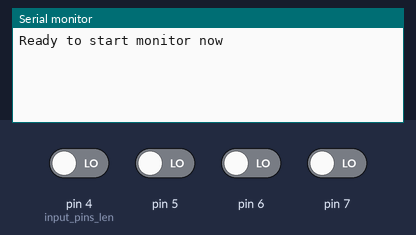
Recording of a sketch running on a simulated Arduino Uno, built with avr-gcc and run on an emulated ATmega328P. On the bench: the last lines printed to the serial monitor. The test bench sets the inputs (shaded band); at power-on: pin 4 (input_pins_len), pin 5–7 LOW.

Above: at 1.2 s.
1.3 s: pin 4 (input_pins_len) driven HIGH
At 1.6 s:
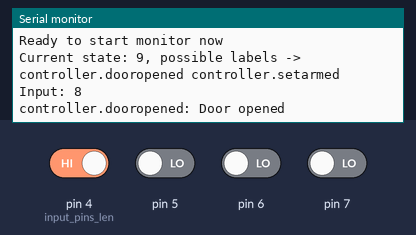
2.8 s: pin 5 driven HIGH
At 4.0 s:
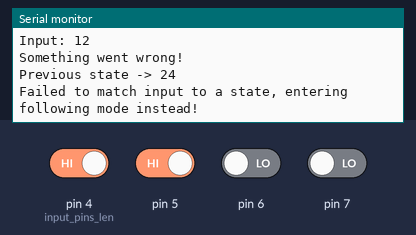
4.3 s: pin 6 driven HIGH
At 4.7 s:
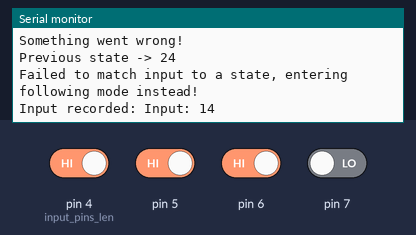
5.8 s: pin 7 driven HIGH
At 7.0 s:
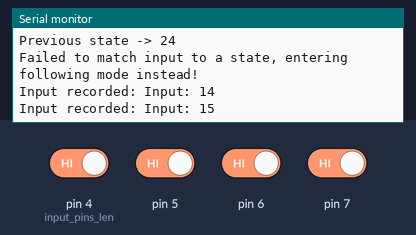
7.3 s: pin 4 (input_pins_len) driven LOW
At 8.2 s:
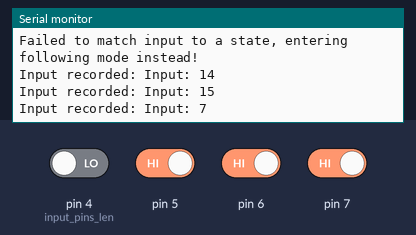
8.8 s: pin 5 driven LOW
At 9.5 s:
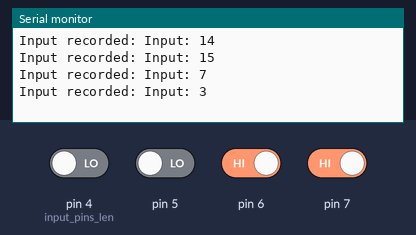
Timing chart, 0 to 11.3 s (numbered marks = the images above; inputs shaded):
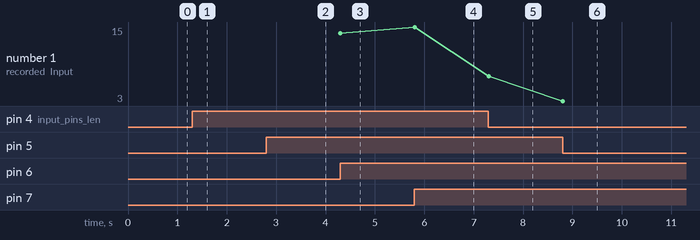

Measured:
- after the input at 1.3 s, the serial monitor: prints a new line at once (image 1)
- after the input at 2.8 s, the serial monitor: prints a new line at once (image 2)
- after the input at 4.3 s, the serial monitor: prints a new line at once (image 3)
- after the input at 5.8 s, the serial monitor: prints a new line at once (image 4)
- after the input at 7.3 s, the serial monitor: prints a new line at once (image 5)
- after the input at 8.8 s, the serial monitor: prints a new line at once (image 6)
- plotted number 1: 14 → 15 after the input at 5.8 s, 15 → 7 after the input at 7.3 s, 7 → 3 after the input at 8.8 s

The sketch:

monitor.ino
```cpp
#include "monitor.hpp"
#define BAUD  115200


/* Not used for now */
boolean timer_on = false;
unsigned long timer = 0;

// If error
boolean follow_mode = false;
boolean tau = false;

int read_inputs = 0;
int prev_inputs = 0;

int current_state = 0;
int next_state = 0;

// State id != index in transition[], keep track of index separately
int possible_states_len, startpos, endpos;

void setup() {
    Serial.begin(BAUD);

    setPins();

    next_state = start_state;

    Serial.println(F("Ready to start monitor now"));
}

void loop() {
    read_inputs = readInputs();

    // If timer is turned on and has run out, do something... later
    if (timer_on && timer < millis()) {
        Serial.println(F("Time ran out"));
    }

    // Do nothing if pin states is same
    if (read_inputs == prev_inputs && !tau) {
        delay(POLL_TIME);
        return;
    }

    // If error then just print out input for logging purposes
    if (next_state == ERROR_STATE) {
        follow();
        delay(POLL_TIME);
        prev_inputs = read_inputs;
        return;
    }

    current_state = next_state;
    possible_states_len = findState(current_state, &startpos, &endpos);

    // If no new state could be found then go to ERROR_STATE
    if (possible_states_len == ERROR_STATE) {
        next_state = ERROR_STATE;
        return;
    }

    printPossibleChoices(current_state, startpos, possible_states_len);

    // Actual comparison here!
    next_state = compare(startpos, possible_states_len);

    prev_inputs = read_inputs;
    delay(POLL_TIME);
}

// Match input with possible transitions in current state
int compare(int start, int len) {
    printInput(read_inputs);

    // For every possible transition in state
    for (size_t i = 0; i < len; i++)
    {
        int state_label = transitions[start + i][Label];
        int transition_to = transitions[start + i][To];
        int inputs_len = expected_inputs[state_label].inputs_len;

        // Compare the states possible inputs
        boolean is_match = false; // If then skip for

        if (inputs_len == 0) {
            tau = true;
            is_match = true;
            Serial.println(F("Encountered a tau transition"));
        } else {
            tau = false;
        }

        for (size_t j = 0; j < inputs_len; j++) {
            if (read_inputs == expected_inputs[state_label].valid_inputs[j]) {
                printState(state_label);
                printStateOutput(state_label);
                is_match = true;
            }
        }

        if (is_match) {
            return transition_to;
        }
    }

    // If can't match to a transition then enter follow mode instead
    tau = false;
    error(startpos);
    return ERROR_STATE;
}

// Follow mode, print input to Serial
void follow() {
    Serial.print("Input recorded: ");
    printInput(read_inputs);
    Serial.println("");
}
```

monitor.hpp
```cpp
#include "tinytwin.hpp"

// // Error output
constexpr int ERROR_STATE = -1;
constexpr int POLL_TIME = 10;


void error(int current_state) {
    int s = transitions[current_state][Label];

    Serial.println(F("Something went wrong!"));
    Serial.print(F("Previous state -> "));
    Serial.println(current_state + '\n');
    Serial.println(F("Failed to match input to a state, entering following mode instead!\n"));
}

void printInput(int input) {
    Serial.print("Input: ");
    Serial.println(input);
}

void printState(int state) {
    Serial.print(labels_string[state] + ": ");
}

void printStateOutput(int state) {
    Serial.println(output_strings[state] + "\n");
}

template <typename T>
Print& operator<<(Print& printer, T value) {
    printer.print(value);
    return printer;
}

void printPossibleChoices(int current, int start, int len) {
    Serial << "Current state:" << " " << current << ", possible labels -> ";

    for (size_t i = 0; i < len; i++) {
        int s = transitions[start + i][Label];
        Serial << labels_string[s] << " ";
    }

    Serial.println("");
}

int findState(int searched, int* startpos, int* endpos) {
    *startpos = searched;

    while (transitions[*startpos][From] != searched && *startpos < total_states) {
        *startpos += 1;
    }

    *endpos = *startpos;

    while (transitions[*endpos + 1][From] == searched && *endpos < total_states) {
        *endpos += 1;
    }

    int len = *endpos - *startpos + 1;
    return len > 0 ? len : ERROR_STATE; // return -1 if error
}
```

states.hpp
```cpp
constexpr int total_transitions = 11;
constexpr int total_states = 15;
constexpr int start_state = 9;

enum t_labels { From, Label, Value, To };

enum transition_labels {
    controller_dooropened,
    controller_setunarmed,
    controller_doorclosed,
    controller_alarmaoff,
    door_lockdoor,
    door_unlockdoor,
    controller_alarma,
    controller_setarmed,
};

String labels_string[8] = {
    "controller.dooropened",
    "controller.setunarmed",
    "controller.doorclosed",
    "controller.alarmaoff",
    "door.lockdoor",
    "door.unlockdoor",
    "controller.alarma",
    "controller.setarmed",
};

int transitions[16][4] = {
    { 0, 0, -1, 5 },
    { 0, 1, -1, 4 },
    { 1, 2, -1, 6 },
    { 1, 3, -1, 8 },
    { 2, 4, -1, 0 },
    { 3, 1, -1, 9 },
    { 4, 5, -1, 9 },
    { 5, 6, -1, 1 },
    { 6, 0, -1, 7 },
    { 6, 3, -1, 3 },
    { 7, 2, -1, 6 },
    { 8, 1, -1, 10 },
    { 9, 0, -1, 10 },
    { 9, 7, -1, 2 },
    { 10, 2, -1, 9 },
};
```

tinytwin.hpp
```cpp
#include "states.hpp"

// Input Arduino Uno
// constexpr int ALARM = 13;
// constexpr int ARMED = 12;
// constexpr int DOOR_LOCK = 11;
// constexpr int DOOR_SENSOR = 9;

// Input Arduino Mega pinout
constexpr int ALARM = PIN7;
constexpr int ARMED = PIN6;
constexpr int DOOR_LOCK = PIN5;
constexpr int DOOR_SENSOR = PIN4;

constexpr int input_pins_len = 4;
constexpr int input_pins[input_pins_len] = { ALARM, ARMED, DOOR_LOCK, DOOR_SENSOR };

struct inputs_t {
    int state;
    int inputs_len;
    int valid_inputs[input_pins_len + 2];
};

struct input_t {
    int temp_main;
    int temp_aux;
    int commands;
    boolean unchanged;
};

inputs_t expected_inputs[8] = {
    { controller_dooropened, 4, { 8, 9, 11, 14 } },
    { controller_setunarmed, 2, { 0, 4 } },
    { controller_doorclosed, 3, { 0, 1, 3 } },
    { controller_alarmaoff, 1, { 2 }},
    { door_lockdoor, 1, { 6 } },
    { door_unlockdoor, 1, { 0 } },
    { controller_alarma, 3, { 1, 3, 11 } },
    { controller_setarmed, 3, { 2, 4, 6 } },
};

String output_strings[8] = {
    "Door opened",
    "Alarm set unarmed",
    "Door closed",
    "ALARMA off",
    "Door locked",
    "Door unlocked",
    "ALARMA!",
    "Alarm set armed",
};

void setPins() {
    for (size_t i = 0; i < input_pins_len; i++) {
        pinMode(input_pins[i], INPUT);
    }
}

int readInputs() {
    int result = 0;
    for (int i = 0; i < input_pins_len; i++) {
        result += digitalRead(input_pins[i]) << i;
    }

    return result;
}

void readInputs(input_t *prev) {
    int result = 0;
    for (int i = 0; i < input_pins_len; i++) {
        result += digitalRead(input_pins[i]) << i;
    }

    if (prev->commands = result) {
        prev->unchanged = true;
    } else {
        prev->commands = result;
        prev->unchanged = false;
    }

}

boolean is_expected_input(input_t current, inputs_t state) {
    boolean match = false;

    for (size_t i = 0; i < state.inputs_len; i++) {
        if (current.commands == state.valid_inputs[i]) {
            match = true;
        }
    }

    return match;
}
```
